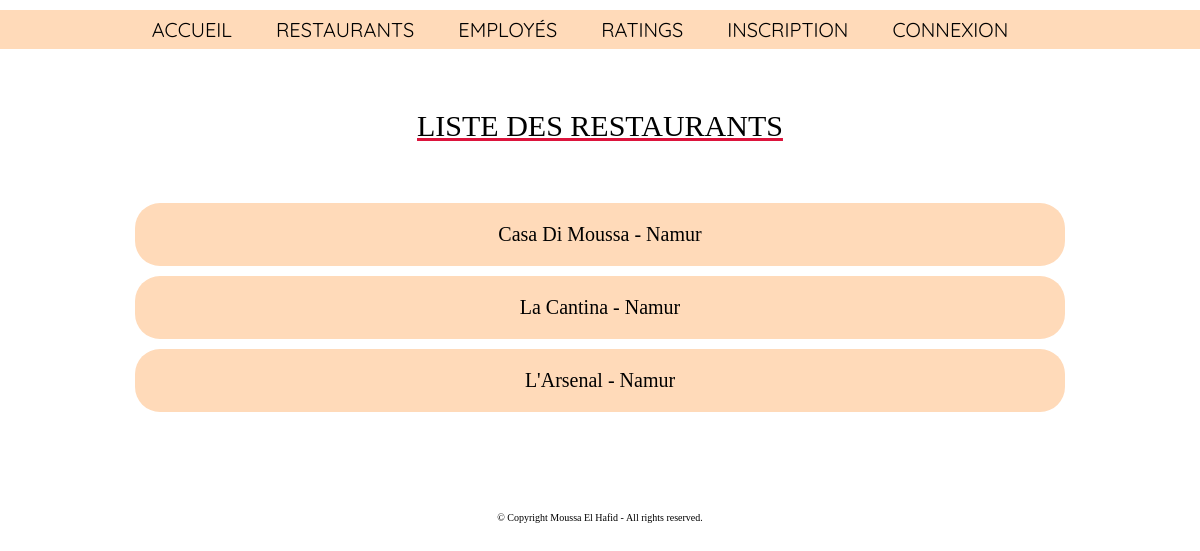
/restaurant/, run on the app's committed database.
### R_Restaurant_App/models.py (models this page shows, shortened)
class Restaurant(models.Model):
    r_id = models.AutoField(primary_key=True)
    r_name = models.CharField("Nom du restaurant", max_length=30)
    tva_nr = models.CharField('Numéro de TVA', max_length=15)
    y_launch = models.IntegerField("Année de lancement", default="1998")
    email_address = models.CharField("Adresse mail", max_length=30, default="monadresse@mail.com")
    city = models.CharField("Ville", max_length=30, default="Ville")
    has_employee = models.ManyToManyField("Employee")
    class Meta:
        verbose_name = 'Restaurant'
        verbose_name_plural = 'Restaurants'

### R_Restaurant_App/views.py (the view)
# urls.py: path('restaurant/', views.rest_list, name='restaurants'),
def rest_list(request):
    restaurant_list = Restaurant.objects.all()
    return render(request, 'restaurant/list.html', {'restaurant_list': restaurant_list})

### templates/restaurant/list.html (shortened to what this page needs)
{% extends 'layouts/base.html'%}
{% block content%}
<head>
</head>
<body>
<h2 class="titre">Liste des restaurants</h2>
{% for m in restaurant_list %}
    <div class="object_list">
    <p>
        <a href="{% url 'rest_detail' m.r_name %}"> {{ m.r_name }} - {{ m.city }}</a>
    </p>
    </div>
{% endfor %}
</body>
{% endblock %}

### R_Restaurant_App/static/style.css (style rules this page uses)
* { margin: 0; padding: 0; }
.titre { font-size: 30px; font-weight: lighter; text-decoration: underline crimson; padding: 10px; margin-top: 50px; margin-bottom:50px; text-align: center; text-transform: uppercase; }
body { background-color: white; font-family: "Times New Roman"; }
p { text-align: center; font-size: 20px; }
p a { text-decoration: none; color: black }
.object_list { background-color: peachpuff; padding: 20px; font-size: 20px; text-align: center; margin-left: 75px; margin-right: 75px; margin-top : 10px; border-radius: 25px; }

### data on the page
Restaurant: r_name "Casa Di Moussa", city "Namur"
Restaurant: r_name "La Cantina", city "Namur"
Restaurant: r_name "L'Arsenal", city "Namur"
